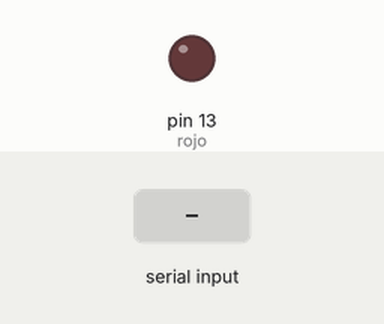
Bench run of a sketch on a simulated Arduino Uno, built with avr-gcc and run on an emulated ATmega328P. On the bench: output pins drawn as LEDs (lit = HIGH). The inputs (shaded band) are chosen by the test bench.

Above: at 1.2 s.
1.3 s: "a" received over Serial
At 2.0 s:
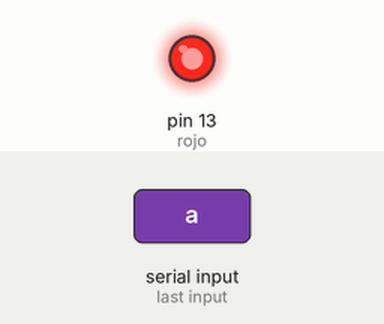
2.8 s: "b" received over Serial
At 3.2 s:
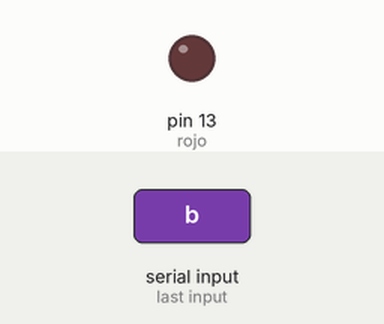
Timing chart, 0 to 5.8 s (numbered marks = the images above; inputs shaded):
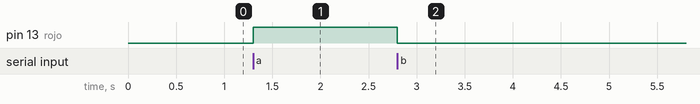

Measured:
- after the input at 1.3 s, pin 13 (rojo): LOW → HIGH at once
- after the input at 2.8 s, pin 13 (rojo): HIGH → LOW at once

The sketch:

C24.ino
```cpp
int rojo=13;
char dato=' ';
void setup(){
  Serial.begin(9600);
  pinMode(rojo,OUTPUT);
}

void loop(){
  if(Serial.available()>0){
    dato=Serial.read();
  }
  if(dato=='a'){
    digitalWrite(rojo,1);
  }
  else if(dato=='b'){
    digitalWrite(rojo,0);
  }
}
```
